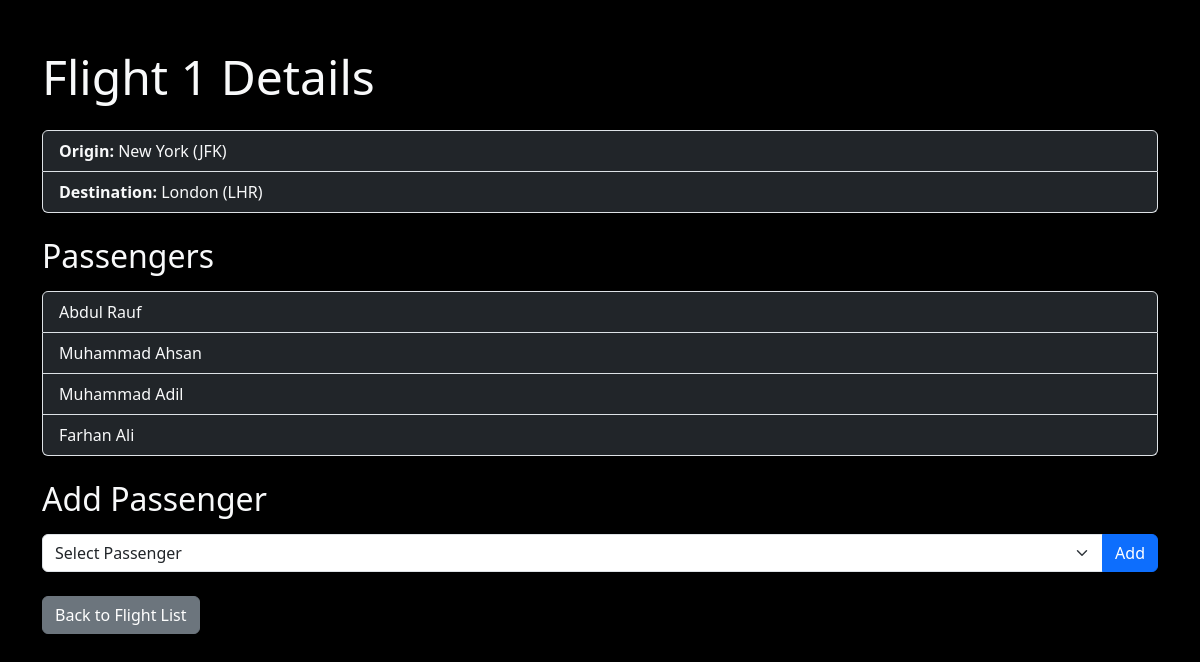
The page /flights/1 on the database its author committed.
### flights/models.py (models this page shows, shortened)
class Flight(models.Model):
    origin = models.ForeignKey(Airport, on_delete=models.CASCADE, related_name="departures")
    destination = models.ForeignKey(Airport, on_delete=models.CASCADE, related_name="arrivals")
    duration = models.IntegerField()

class Airport(models.Model):
    code = models.CharField(max_length=3)
    city = models.CharField(max_length=64)
    def __str__(self):
        return f"{self.city} ({self.code})"

class Passenger(models.Model):
    first = models.CharField(max_length=64)
    last = models.CharField(max_length=64)
    flights = models.ManyToManyField(Flight , blank=True, related_name="passengers")
    def __str__(self):
        return f'{self.first} {self.last}'

### flights/views.py (the view)
# urls.py: path("<int:flight_id>", views.flight, name="flight"),
def flight(request , flight_id):
    flight = Flight.objects.get(pk=flight_id)
    return render(request, "flights/flight.html",{
        "flight":flight,
        "passengers": flight.passengers.all(),
        "non_passengers":Passenger.objects.exclude(flights=flight).all()
    })

### flights/templates/flights/flight.html (shortened to what this page needs)
{% extends "flights/layout.html" %}
{% block body %}
<div class="container my-5">
    <h1 class="display-5 text-light mb-4">Flight {{ flight.id }} Details</h1>
    <ul class="list-group mb-4">
        <li class="list-group-item bg-dark text-light">
            <strong>Origin:</strong> {{ flight.origin }}
        </li>
        <li class="list-group-item bg-dark text-light">
            <strong>Destination:</strong> {{ flight.destination }}
        </li>
    </ul>
    <h2 class="text-light mb-3">Passengers</h2>
    <ul class="list-group mb-4">
        {% for passenger in passengers %}
            <li class="list-group-item bg-dark text-light">{{ passenger }}</li>
        {% empty %}
            <li class="list-group-item bg-dark text-light">No passengers.</li>
        {% endfor %}
    </ul>
    <h2 class="text-light mb-3">Add Passenger</h2>
    <form action="{% url 'book' flight.id %}" method="post" class="mb-4">
        <div class="input-group">
            <select class="form-select" name="passenger" required>
                <option selected disabled>Select Passenger</option>
            </select>
            <button type="submit" class="btn btn-primary">Add</button>
        </div>
    </form>
    <a href="{% url 'index' %}" class="btn btn-secondary">Back to Flight List</a>
</div>
{% endblock %}

### flights/templates/flights/layout.html (style rules this page uses)
body { background-color: #000; background-size: cover; color: aliceblue; }
h1 { font-size: 3rem; font-weight: bold; margin-bottom: 40px; color: #fff; text-shadow: 2px 2px 4px rgba(0, 0, 0, 0.6); }

### rows shown on the page
Flight: id "1", origin "New York (JFK)", destination "London (LHR)"
Passenger: first+last "Abdul Rauf"
Passenger: first+last "Muhammad Ahsan"
Passenger: first+last "Muhammad Adil"
Passenger: first+last "Farhan Ali"
